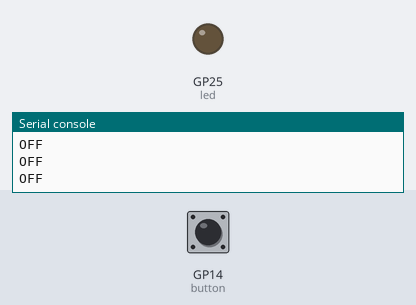
Bench run of a program on a simulated Raspberry Pi Pico running MicroPython. Parts: output pins drawn as LEDs (lit = HIGH), the last lines printed to the serial console. The test bench sets the inputs (shaded band); at power-on: GP14 (button) HIGH.

Above: at 1.5 s.
1.6 s: GP14 (button) pulled LOW for 0.15 s
At 1.7 s:
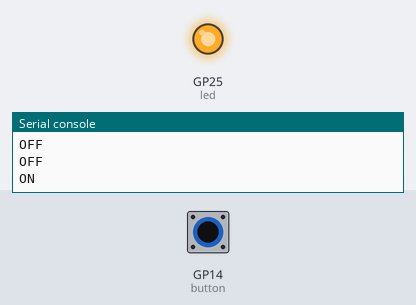
3.2 s: GP14 (button) pulled LOW for 3.2 s
At 6.8 s:
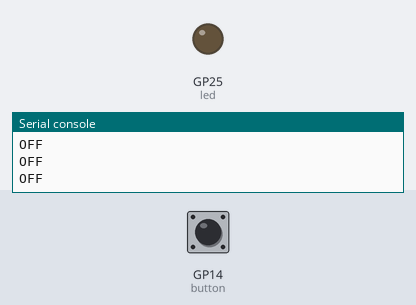
Timing chart, 0 to 8.3 s (numbered marks = the images above; inputs shaded):
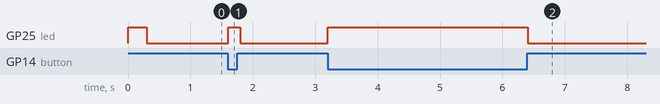

Measured:
- after the input at 1.6 s, GP25 (led): LOW → HIGH at once, → LOW 0.20 s later
- after the input at 3.2 s, GP25 (led): LOW → HIGH at once, → LOW 3.2 s later

The program:

button_test.py
```python
from machine import Pin
import utime

led = Pin("LED", Pin.OUT)
button = Pin(14, Pin.IN, Pin.PULL_UP)


for i in range(3):
    led.on()
    utime.sleep(0.1)
    led.off()

while True:
    if button.value() == 0:
        led.on()
        print("ON")
    else:
        led.off()
        print("OFF")
    utime.sleep(0.1) 
```
